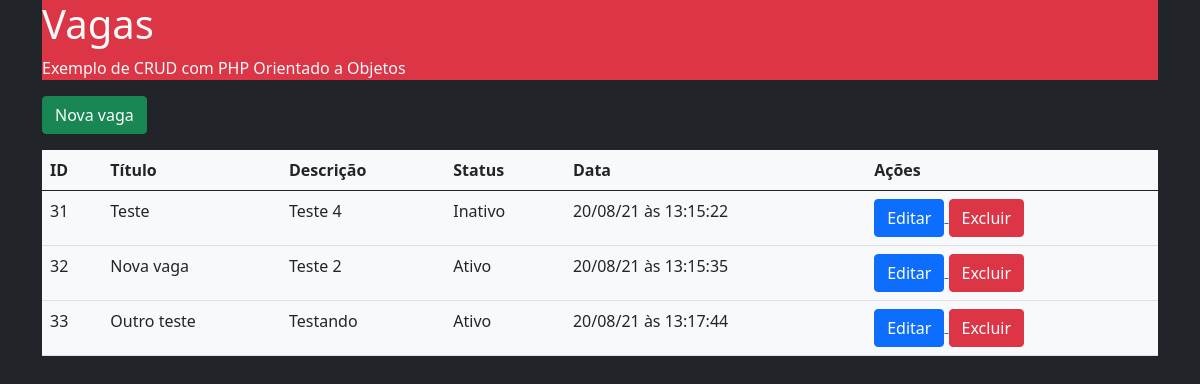
The page / on the database its author committed.
### tables this page shows
CREATE TABLE `empregos` (
  `id` int(11) NOT NULL,
  `titulo` varchar(255) NOT NULL,
  `descricao` text NOT NULL,
  `ativo` enum('s','n') NOT NULL,
  `data` timestamp NOT NULL DEFAULT current_timestamp()
);

### index.php (called while the page is built, shortened)
<?php
$vagas = Vaga::getVagas();
include __DIR__.'/includes/header.php';
include __DIR__.'/includes/listagem.php';
include __DIR__.'/includes/footer.php';

### app/Db/Database.php (called while the page is built, shortened)
<?php
class Database {
     private $table;
     private $connection;
     public function __construct($table = null) {
        $this->table = $table;
     }
     private function setConnection() {
        try {
            $this->connection = new PDO('mysql:host='.self::HOST.';dbname='.self::NAME, self::USER, self::PASS);
            $this->connection->setAttribute(PDO::ATTR_ERRMODE, PDO::ERRMODE_EXCEPTION);
        } catch (PDOException $e) {
            die('ERROR: '.$e->getMessage());
        }
     }
     public function execute($query, $params = []) {
        try {
            $statement = $this->connection->prepare($query);
            $statement->execute($params);
            return $statement;
        }catch (PDOException $e) {
            die('ERROR: '.$e->getMessage());
        }
     }
     public function select($where = null, $order = null, $limit = null, $fields = '*') {
        $where = strlen($limit) ? 'LIMIT '.$limit : '';
        $query = 'SELECT '.$fields.' FROM '.$this->table.' '.$where.' '.$order.' '.$limit;
        return $this->execute($query);
     }
}

### app/Entity/Vaga.php (called while the page is built, shortened)
<?php
class Vaga {
     public static function getVagas($where = null, $order = null, $limit = null) {
        return (new Database('empregos'))->select($where, $order, $limit)
                                        ->fetchAll(PDO::FETCH_CLASS, self::class);
     }
}

### includes/listagem.php (the view, shortened to what this page needs)
<?php
    $resultados = '';
    foreach($vagas as $vaga) {
        $resultados .= '<tr>
                            <td>'.$vaga->id.'</td>
                            <td>'.$vaga->titulo.'</td>
                            <td>'.$vaga->descricao.'</td>
                            <td>'.($vaga->ativo == 's' ? 'Ativo' : 'Inativo').'</td>
                            <td>'.date('d/m/y à\s H:i:s', strtotime($vaga->data)).'</td>
                            <td>
                                <a href="editar.php?id='.$vaga->id.'"><button type="button" class="btn btn-primary">Editar</button>
                                </a>
                                <a href="excluir.php?id='.$vaga->id.'"><button type="button" class="btn btn-danger">Excluir</button>
                                </a>
                            </td>
                        </tr>';
    }
    $resultados = strlen($resultados) ? $resultados : '<tr>
                                                        <td colspan="6" class="text-center">Nenhuma vaga encontrada!</td></tr>';
?>
<main>
    <section>
        <a href="cadastrar.php">
            <button class="btn btn-success">Nova vaga</button>
        </a>
    </section>
    <section>
        <table class="table bg-light mt-3">
            <thead>
                <tr>
                    <th>ID</th>
                    <th>Título</th>
                    <th>Descrição</th>
                    <th>Status</th>
                    <th>Data</th>
                    <th>Ações</th>
                </tr>
            </thead>
            <tbody>
                <?=$resultados?>
            </tbody>
        </table>
    </section>
</main>

### includes/header.php (shortened to what this page needs)
<!doctype html>
<html lang="en">
  <head>
    <link href="https://cdn.jsdelivr.net/npm/bootstrap@5.1.0/dist/css/bootstrap.min.css" rel="stylesheet">
  </head>
  <body class="bg-dark text-light">
    <div class="container">
        <div class="jumbotron bg-danger">
            <h1>Vagas</h1>
            <p>Exemplo de CRUD com PHP Orientado a Objetos</p>
        </div>

### includes/footer.php (shortened to what this page needs)
</div>
  </body>
</html>

### rows shown on the page
empregos: id "31", titulo "Teste", descricao "Teste 4", ativo "Inativo", data "20/08/21 às 13:15:22"
empregos: id "32", titulo "Nova vaga", descricao "Teste 2", ativo "Ativo", data "20/08/21 às 13:15:35"
empregos: id "33", titulo "Outro teste", descricao "Testando", ativo "Ativo", data "20/08/21 às 13:17:44"
